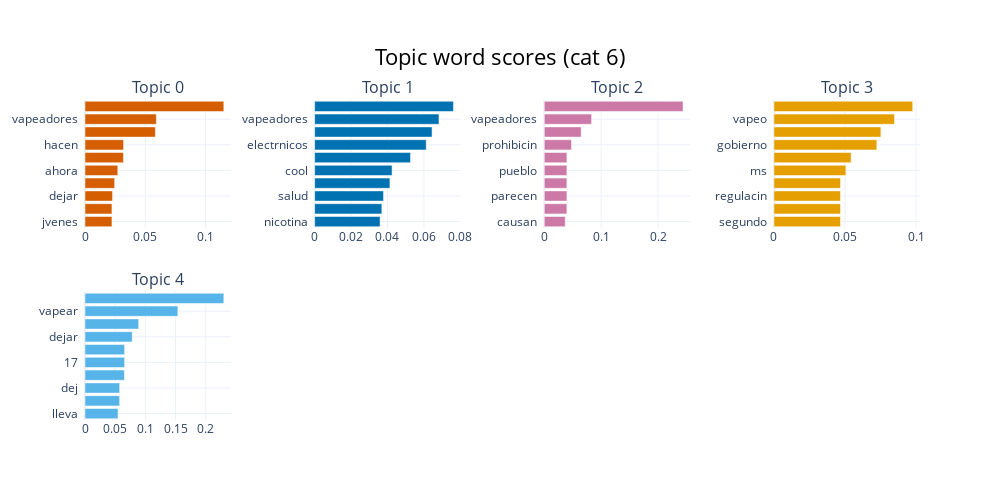

Notebook code cell kept with this figure:
### Code cell
model.visualize_barchart(top_n_topics=10,n_words=10,title=f"Topic word scores (cat {category})")

### Figure 1 — Plotly figure (JSON) as saved in the notebook; plotly's stock layout.template omitted (floating-point values rounded to 4 significant figures)
{"data": [{"marker": {"color": "#D55E00"}, "orientation": "h", "type": "bar", "x": [0.02238, 0.02238, 0.02288, 0.02462, 0.02725, 0.03191, 0.03204, 0.05845, 0.05928, 0.1153], "xaxis": "x", "y": ["jvenes  ", "solo  ", "dejar  ", "vape  ", "ahora  ", "dao  ", "hacen  ", "vapeo  ", "vapeadores  ", "vapear  "], "yaxis": "y"}, {"marker": {"color": "#0072B2"}, "orientation": "h", "type": "bar", "x": [0.03594, 0.0369, 0.03783, 0.04134, 0.04254, 0.05265, 0.06127, 0.0645, 0.06828, 0.07622], "xaxis": "x2", "y": ["nicotina  ", "cigarro  ", "salud  ", "fumar  ", "cool  ", "ms  ", "electrnicos  ", "cigarros  ", "vapeadores  ", "cigarrillos  "], "yaxis": "y2"}, {"marker": {"color": "#CC79A7"}, "orientation": "h", "type": "bar", "x": [0.03691, 0.03984, 0.03984, 0.03984, 0.03984, 0.03984, 0.04787, 0.06495, 0.08325, 0.2441], "xaxis": "x3", "y": ["causan  ", "abandonar  ", "parecen  ", "contiene  ", "pueblo  ", "cancergenos  ", "prohibicin  ", "vapeo  ", "vapeadores  ", "tabaco  "], "yaxis": "y3"}, {"marker": {"color": "#E69F00"}, "orientation": "h", "type": "bar", "x": [0.04683, 0.04683, 0.04683, 0.04683, 0.05064, 0.05431, 0.07241, 0.07526, 0.08481, 0.09762], "xaxis": "x4", "y": ["segundo  ", "realidades  ", "regulacin  ", "forolibrenicotina  ", "ms  ", "debe  ", "gobierno  ", "vapeadores  ", "vapeo  ", "regulacinnoprohibicin  "], "yaxis": "y4"}, {"marker": {"color": "#56B4E9"}, "orientation": "h", "type": "bar", "x": [0.05471, 0.05736, 0.05736, 0.0652, 0.06561, 0.06561, 0.07814, 0.0888, 0.1538, 0.2299], "xaxis": "x5", "y": ["lleva  ", "fumas  ", "dej  ", "tambin  ", "17  ", "viaje  ", "dejar  ", "nicotina  ", "vapear  ", "fumar  "], "yaxis": "y5"}], "layout": {"annotations": [{"font": {"size": 16}, "showarrow": false, "text": "Topic 0", "x": 0.0875, "xanchor": "center", "xref": "paper", "y": 1, "yanchor": "bottom", "yref": "paper"}, {"font": {"size": 16}, "showarrow": false, "text": "Topic 1", "x": 0.3625, "xanchor": "center", "xref": "paper", "y": 1, "yanchor": "bottom", "yref": "paper"}, {"font": {"size": 16}, "showarrow": false, "text": "Topic 2", "x": 0.6375, "xanchor": "center", "xref": "paper", "y": 1, "yanchor": "bottom", "yref": "paper"}, {"font": {"size": 16}, "showarrow": false, "text": "Topic 3", "x": 0.9125, "xanchor": "center", "xref": "paper", "y": 1, "yanchor": "bottom", "yref": "paper"}, {"font": {"size": 16}, "showarrow": false, "text": "Topic 4", "x": 0.0875, "xanchor": "center", "xref": "paper", "y": 0.4, "yanchor": "bottom", "yref": "paper"}], "height": 500, "hoverlabel": {"bgcolor": "white", "font": {"family": "Rockwell", "size": 16}}, "showlegend": false, "title": {"font": {"color": "Black", "size": 22}, "text": "Topic word scores (cat 6)", "x": 0.5, "xanchor": "center", "yanchor": "top"}, "width": 1000, "xaxis": {"anchor": "y", "domain": [0, 0.175], "showgrid": true}, "xaxis2": {"anchor": "y2", "domain": [0.275, 0.45], "showgrid": true}, "xaxis3": {"anchor": "y3", "domain": [0.55, 0.725], "showgrid": true}, "xaxis4": {"anchor": "y4", "domain": [0.825, 1], "showgrid": true}, "xaxis5": {"anchor": "y5", "domain": [0, 0.175], "showgrid": true}, "xaxis6": {"anchor": "y6", "domain": [0.275, 0.45], "showgrid": true}, "xaxis7": {"anchor": "y7", "domain": [0.55, 0.725], "showgrid": true}, "xaxis8": {"anchor": "y8", "domain": [0.825, 1], "showgrid": true}, "yaxis": {"anchor": "x", "domain": [0.6, 1], "showgrid": true}, "yaxis2": {"anchor": "x2", "domain": [0.6, 1], "showgrid": true}, "yaxis3": {"anchor": "x3", "domain": [0.6, 1], "showgrid": true}, "yaxis4": {"anchor": "x4", "domain": [0.6, 1], "showgrid": true}, "yaxis5": {"anchor": "x5", "domain": [0, 0.4], "showgrid": true}, "yaxis6": {"anchor": "x6", "domain": [0, 0.4], "showgrid": true}, "yaxis7": {"anchor": "x7", "domain": [0, 0.4], "showgrid": true}, "yaxis8": {"anchor": "x8", "domain": [0, 0.4], "showgrid": true}}}
